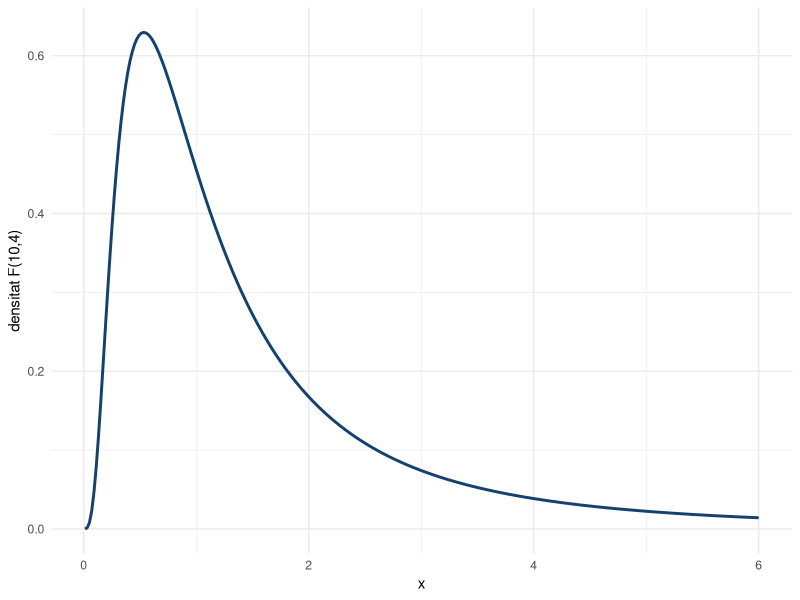
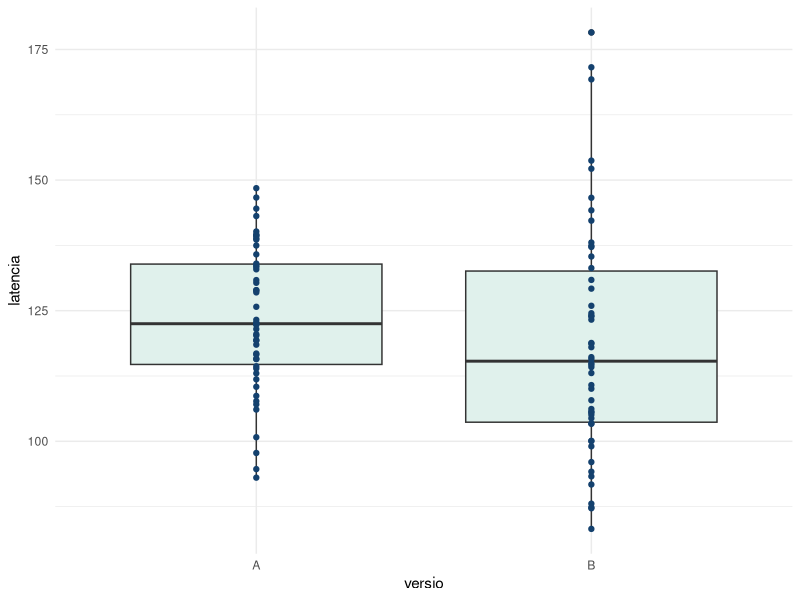

These figures' R source, in order:
## ---- chunk 1
#| include: false
library(tidyverse)
set.seed(2026)
## ---- chunk 2
qf(.95, df1 = 10, df2 = 4)
qf(.05, df1 = 10, df2 = 4)

tibble(x = seq(0.01, 6, length.out = 300), d = df(x, 10, 4)) |>
  ggplot(aes(x, d)) + geom_line(color = "#14416E", linewidth = 1) +
  labs(y = "densitat F(10,4)") + theme_minimal()
## ---- chunk 3
set.seed(1)
x1 <- rnorm(31, mean = 0, sd = sqrt(0.020))
x2 <- rnorm(16, mean = 0, sd = sqrt(0.012))
var.test(x1, x2, alternative = "two.sided")
## ---- chunk 4
Fobs <- 0.020 / 0.012
pval <- 2 * min(pf(Fobs, 30, 15), 1 - pf(Fobs, 30, 15))
Fobs; pval
## ---- chunk 5
set.seed(4)
A <- rnorm(50, 120, 15)
B <- rnorm(50, 120, 25)
var.test(B, A, alternative = "greater")
## ---- chunk 6
dades <- tibble(
  latencia = c(A, B),
  versio = rep(c("A", "B"), each = 50)
)

ggplot(dades, aes(versio, latencia)) +
  geom_boxplot(fill = "#E0F1EC") +
  geom_point(color = "#14416E") +
  theme_minimal()
## ---- chunk 7
# Bootstrap simple del quocient de variàncies
Bboot <- 2000
ratio <- replicate(Bboot, {
  var(sample(B, replace = TRUE)) / var(sample(A, replace = TRUE))
})
quantile(ratio, c(.025, .975))
## ---- chunk 8
quantile(ratio, c(.025, .975))
var.test(B, A, alternative = "greater")$p.value
